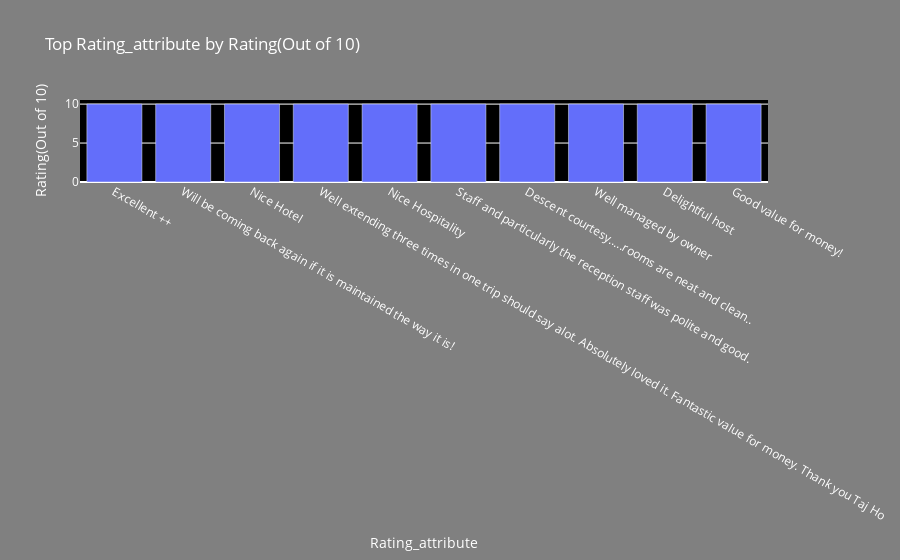

Notebook source saved alongside this figure:
### Code cell
bar_chart('Rating_attribute')

### Figure 1 — Plotly figure (JSON) as saved in the notebook; plotly's stock layout.template omitted (floating-point values rounded to 4 significant figures)
{"data": [{"type": "bar", "x": ["Excellent ++", "Will be coming back again if it is maintained the way it is!", "Nice Hotel", "Well extending three times in one trip should say alot. Absolutely loved it. Fantastic value for money. Thank you Taj Ho", "Nice Hospitality", "Staff and particularly the reception staff was polite and good.", "Descent courtesy.....rooms are neat and clean..", "Well managed by owner", "Delightful host", "Good value for money!"], "y": [10.0, 10.0, 10.0, 10.0, 10.0, 10.0, 10.0, 10.0, 10.0, 10.0]}], "layout": {"font": {"color": "white"}, "paper_bgcolor": "gray", "plot_bgcolor": "black", "title": {"text": "Top Rating_attribute by Rating(Out of 10)"}, "xaxis": {"title": {"text": "Rating_attribute"}}, "yaxis": {"title": {"text": "Rating(Out of 10)"}}}}
